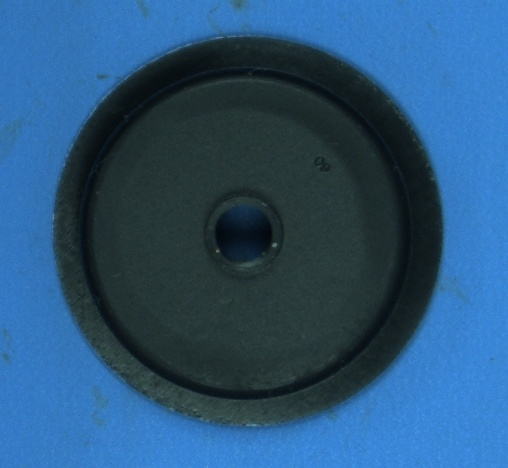
#> input picture OK/Fig_OK_01.jpg, 508 x 468 px; its folder holds only this picture in this run
$ python Leitura_Pastas.py
#> lines starting #> are read from the running program, lines starting #| are printed output that depends on the picture; after the words box and inside, x2 and y2 are one past the last pixel; in counts of white or black regions, pixels touching at a corner belong together; long printed decimals are rounded
### fillHoles.py

#------------------------------------------------------------------------------
# Load Dependencies
#------------------------------------------------------------------------------
import cv2
import numpy as np

#------------------------------------------------------------------------------
# Function selectBlob()
#------------------------------------------------------------------------------
def fillHoles(img_thr):

    """
    Prenche furos internos em blobs, que deve ser branco (intensidade=255)

    Keyword arguments:
    img_thr -- nparray uint8 da imagem de entrada (imagem binarizada)

    Returns:
    img_out -- npaarray (uint8) da imagem apos preenchimento dos furos

    """

    img_floodfill = img_thr.copy()
    h, w = img_thr.shape[:2]
    mask = np.zeros((h+2, w+2), np.uint8)
    cv2.floodFill(img_floodfill, mask, (0,0), 255)
    img_floodfill_inv = cv2.bitwise_not(img_floodfill)
    img_out = img_thr | img_floodfill_inv

    return img_out
#------------------------------------------------------------------------------

### Leitura_Pastas.py
import cv2
import os

import numpy as np
import matplotlib.pyplot as plt

import pandas as pd # para desenhar/plotar as tabelas informando os status das peças em cada teste

from filtros_extras import *
from fillHoles import fillHoles

#importar imagens de todas as pastas
#rodar todos os testes com todas as imagens
#ordem dos testes: Borda, Superfície, Diâmetro e Status, Relação A/B (raios de elipse) e Status
#imprimir os resultados dos testes em uma planilha gerada pelo pandas (excel?)

#Parte 1: Importando e lendo todos os arquivos em uma pasta:

path = "OK"
#path = "NOK_borda"

dir_list = os.listdir(path)

#tamanho da esteira em mm (usado para obter a conversão px para mm e assim calcular o diâmetro da peça)
#o tamanho da esteira foi fornecido pelo Dinho no arquivo de rubricas disponível no BB
#nas imagens a largura da esteira é de 65mm
#nos vídeos a largura da esteira é de 75.6mm
largura_da_esteira = 65 # mm

#Criando um dataframe para registrar e imprimir os resultados dos testes (e possivelmente exportar isso para uma planilha do Excel)
df = pd.DataFrame()

Nome_arquivo     = []
Convexidade_valor= []
Teste_borda      = []
Teste_superficie = []
Diametro_Peca    = []
Status_Diametro  = []
Relacao_AB       = []
Status_Raio_AB   = []


f = plt.figure(figsize=(10,5))
for i in range(0,len(dir_list)):
    #encontrar uma maneira mais bonita de fazer a soma das strings abaixo
    contours = []
    img_in = cv2.imread(path + "/" + str(dir_list[i]), cv2.IMREAD_COLOR)
#> img_in is the input picture: shape (468, 508, 3); mean B, G, R 121.4, 84.7, 42.5
    if img_in is None:
        print("File not found. Bye!")
        exit(0)

    #Separando os canais de cor da imagem original
    [B,G,R] = cv2.split(img_in)
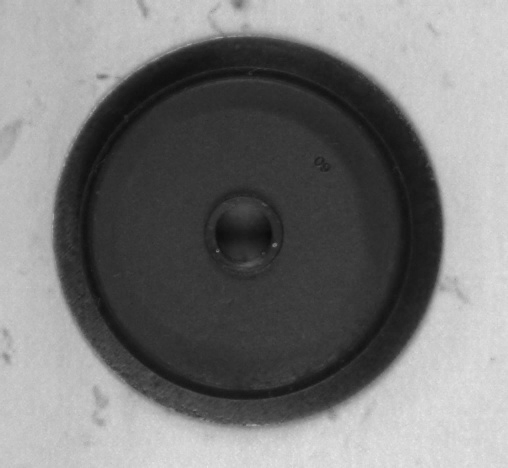
#> B: shape (468, 508); min 12, max 232, mean 121.4
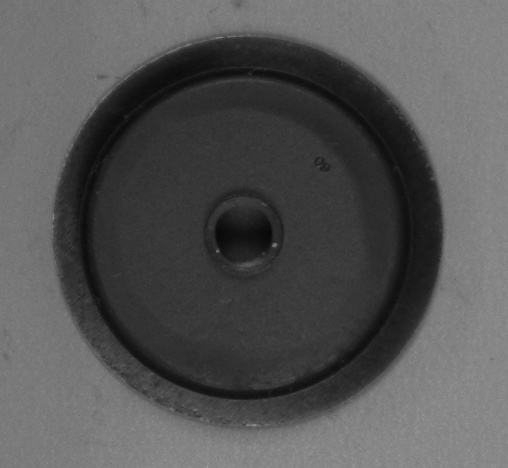
#> G: shape (468, 508); min 8, max 156, mean 84.7
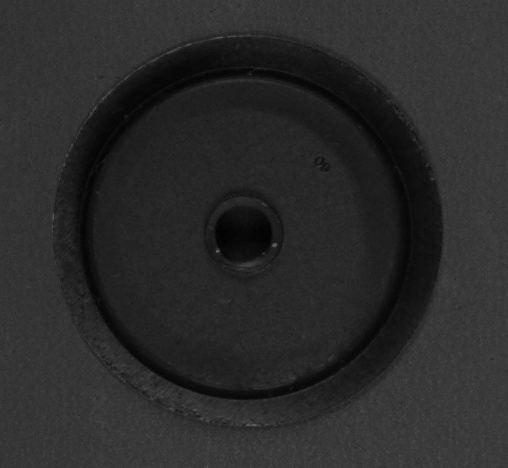
#> R: shape (468, 508); min 2, max 113, mean 42.5
    (height,width) = B.shape
#> height = 468; width = 508

    #testes de filtro para melhorar output
    #B = CorrecaoGamma(B,1)
    #B = cv2.bilateralFilter(B,4,130,75)

    #O filtro de grayscale especial está apresentando erros, provavelmente um overshoot do range (0,255), verificar se há astype("int32")
    #img_in = grayscale_especial(img_in,const_red=0.00,const_green=1.00,const_blue=0.00)

    Nome_arquivo.append(str(dir_list[i]))

    #plotar a imagem em um gráfico
    #ax = f.add_subplot (3,5,i+1)
    #plt.imshow(B, cmap='gray')
    ##### Parte 1 resultados: Funcionando OK até aqui

    ##### Parte 2: Rodar um dos testes com a imagem (teste escolhido: Contorno externo)
    returns,thresh=cv2.threshold(B,70,255,cv2.THRESH_BINARY_INV)
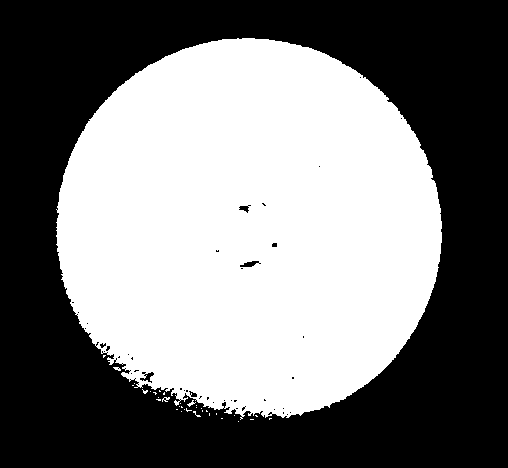
#> thresh: shape (468, 508); 48.2% white; 35 white regions (31 under 20 px), largest, box (x1, y1, x2, y2) and area: (56, 38, 442, 420) 114418, (187, 400, 196, 407) 23, (162, 397, 170, 402) 22, (113, 367, 121, 371) 20
    #thresh =  close (thresh)
    thresh = fillHoles(thresh)
#> in fillHoles, `cv2.floodFill(img_floodfill, mask, (0,0), 255)`:
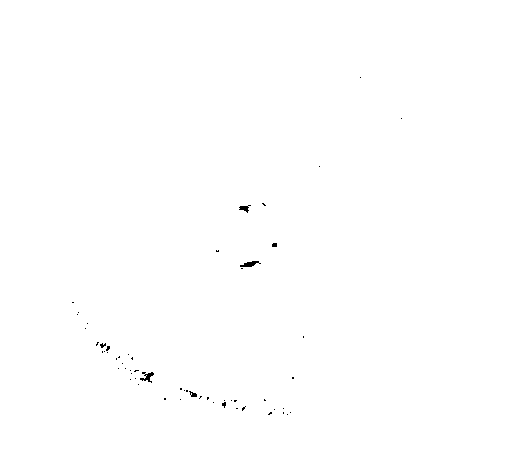
#> img_floodfill: shape (468, 508); 99.8% white; black in thin lines or dots, all inside (x1, y1, x2, y2) = (72, 77, 402, 415)
#> in fillHoles, `img_out = img_thr | img_floodfill_inv`:
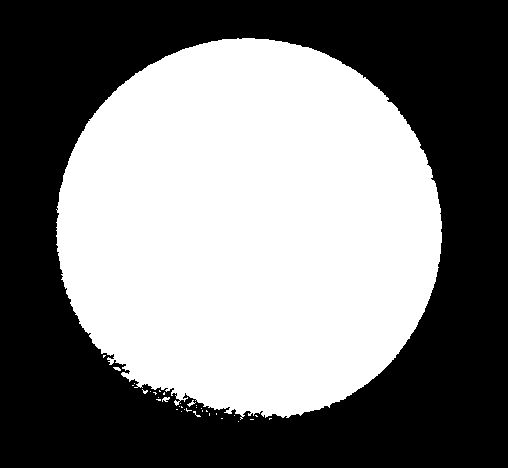
#> img_out: shape (468, 508); 48.4% white; 35 white regions (31 under 20 px)

    #usado para mostrar os contornos binarizados
    #ax = f.add_subplot (3,5,i+1)
    #plt.imshow(thresh, cmap='gray')

    #convexity is calculated by the ratio of blob area/blob's convex hull area
    # Get the convex hull of the contour
    contours,hierachy=cv2.findContours(thresh,cv2.RETR_TREE,cv2.CHAIN_APPROX_SIMPLE)
#> contours = 35 contours, 34 with area under 20; largest, box (x1, y1, x2, y2) and area: (56, 38, 442, 420) 114130
    img1_text = cv2.cvtColor(B,cv2.COLOR_GRAY2RGB)

    #print("numero_contornos", len(contours))

    perimetro_max = -1
    contorno_out = contours[0]
#> contorno_out = [[238, 421]]

    for j in range(len(contours)):
        #achar o perimetro perimetro_maximo para gerar esse contorno
        perimetro = cv2.arcLength(contours[j],True)
        if perimetro > perimetro_max:
            perimetro_max = perimetro
            contorno_out = contours[j]
#> this loop made 35 passes
#> (perimetro, perimetro_max, contorno_out) on passes 1 to 2: (0, 0, [[238, 421]]), (6, 6, [[250, 419], [253, 419]])
#> (perimetro, perimetro_max) on passes 9, 22, 24, 35: (21.07, 21.07), (24.38, 24.38), (26.14, 26.14), (1609, 1609)
#> after the loop, contorno_out = contour of 861 points, box (x1, y1, x2, y2) (56, 38, 442, 420), area 114130; perimetro_max = 1609

        #lista_perimetro.append(Perimetro)
        #Substituir por perimetro de contorno ao invés de comprimento da lista de contornos

    #if perimetro >= perimetro_max:
    cv2.drawContours(img1_text,contorno_out,-1,(0,0,255),4)
    hull = cv2.convexHull(contorno_out)
#> hull = contour of 77 points, box (x1, y1, x2, y2) (56, 38, 442, 420), area 116184
    cv2.drawContours(img1_text,hull,-1,(0,255,0),8)
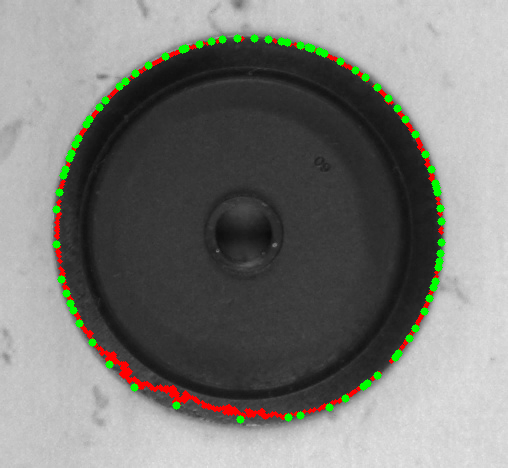
#> img1_text: shape (468, 508, 3); mean B, G, R 119.2, 123.1, 122.6

    area_contorno = cv2.contourArea(contorno_out)
#> area_contorno = 114130.5
    area_hull = cv2.contourArea(hull)
#> area_hull = 116184
    convexidade = area_contorno/area_hull
#> convexidade = 0.982

    if convexidade < 0.9812:
        Teste_borda.append("Reprovado")
    else:
        Teste_borda.append("Aprovado")

    print ("Perimetro",[i], perimetro_max)
#| Perimetro [0] 1608.972
    print ("Area_Contorno", [i], area_contorno)
#| Area_Contorno [0] 114130.5
    print ("Area_Hull", [i], area_hull)
#| Area_Hull [0] 116184.0
    print ("Convexidade",[i], convexidade ,"\n")
#| Convexidade [0] 0.9823
    Convexidade_valor.append(convexidade)

    # [10 lines of commented-out code are left out]

    ax = f.add_subplot (3,5,i+1)
    #plt.imshow(B, cmap='gray')
    #plt.imshow(thresh, cmap='gray')
    plt.imshow(img1_text, cmap='gray')

    #cv2.imshow('Convexity Detection', img1_text)
    #cv2.waitKey(0)
    #cv2.destroyAllWindows()

plt.show()

df["Nome do Arquivo"] = Nome_arquivo
df["Convexidade medida"] = Convexidade_valor
df["Teste de borda"] = Teste_borda
print(df)

#Parte 1(Funcionando Ok)

$ run again, on OK/Fig_OK_05.jpg
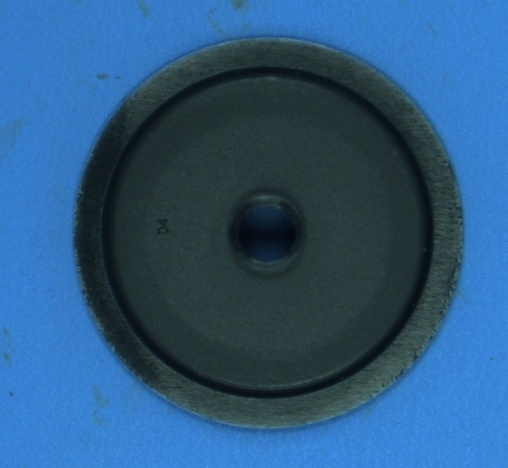
#> input picture OK/Fig_OK_05.jpg, 508 x 468 px
#> img_in is the input picture: shape (468, 508, 3); mean B, G, R 128.3, 89.1, 45.3
#> `returns,thresh=cv2.threshold(B,70,255,cv2.THRESH_BINARY_INV)`:
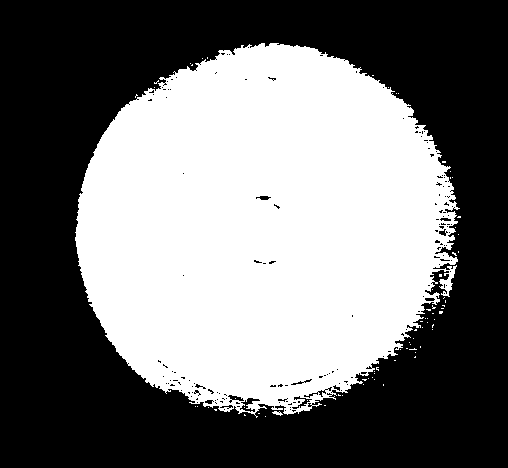
#> thresh: shape (468, 508); 45% white; 73 white regions (71 under 20 px), largest, box (x1, y1, x2, y2) and area: (75, 43, 460, 418) 106864, (272, 411, 283, 416) 29
#> img_floodfill: shape (468, 508); 99.5% white; black in thin lines or dots, all inside (x1, y1, x2, y2) = (128, 47, 455, 413)
#> img_out: shape (468, 508); 45.5% white; 70 white regions (68 under 20 px)
#> contours = 70 contours, 69 with area under 20; largest, box (x1, y1, x2, y2) and area: (75, 43, 460, 418) 106954
#> `contorno_out = contours[0]`: contorno_out = [[265, 416]]
#> the loop `for j in range(len(contours)):` made 70 passes
#> (perimetro, perimetro_max, contorno_out) on passes 1 to 2: (0, 0, [[265, 416]]), (3.41, 3.41, [[244, 414], [244, 415], [245, 415]])
#> after the loop `for j in range(len(contours)):`: contorno_out = contour of 1363 points, box (x1, y1, x2, y2) (75, 43, 460, 418), area 106954; perimetro_max = 2368.3
#> hull = contour of 56 points, box (x1, y1, x2, y2) (75, 43, 460, 418), area 111346
#> `cv2.drawContours(img1_text,hull,-1,(0,255,0),8)`:
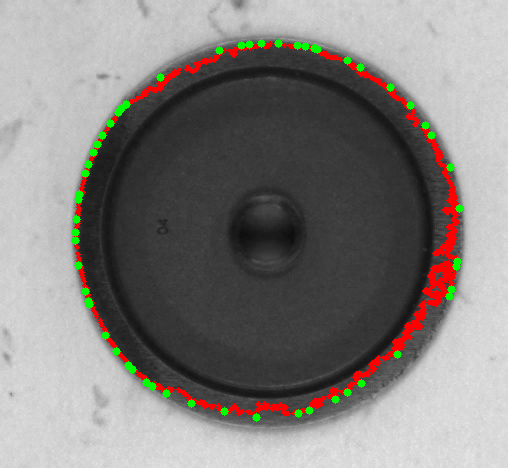
#> img1_text: shape (468, 508, 3); mean B, G, R 125.7, 128.6, 132
#> area_contorno = 106953.5
#> area_hull = 111345.5
#> convexidade = 0.961
#| Perimetro [0] 2368.324
#| Area_Contorno [0] 106953.5
#| Area_Hull [0] 111345.5
#| Convexidade [0] 0.9606

$ run again, on OK/Fig_OK_02.jpg
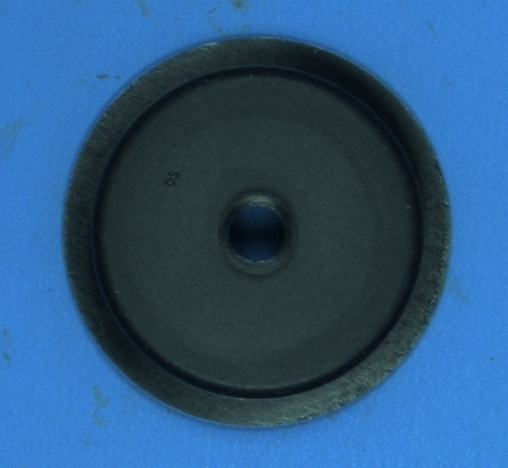
#> input picture OK/Fig_OK_02.jpg, 508 x 468 px
#> img_in is the input picture: shape (468, 508, 3); mean B, G, R 127.4, 87.6, 44.1
#> `returns,thresh=cv2.threshold(B,70,255,cv2.THRESH_BINARY_INV)`:
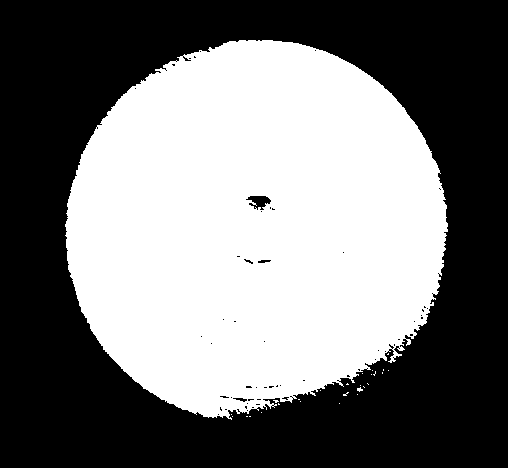
#> thresh: shape (468, 508); 46.8% white; 27 white regions (26 under 20 px), largest, box (x1, y1, x2, y2) and area: (65, 40, 448, 420) 111101
#> img_floodfill: shape (468, 508); 99.8% white; 69 black regions (66 under 20 px), largest, box (x1, y1, x2, y2) and area: (246, 196, 271, 210) 202, (233, 398, 247, 402) 30, (258, 260, 271, 263) 29
#> img_out: shape (468, 508); 47% white; 27 white regions (26 under 20 px)
#> contours = 27 contours, 26 with area under 20; largest, box (x1, y1, x2, y2) and area: (65, 40, 448, 420) 110830
#> `contorno_out = contours[0]`: contorno_out = [[249, 416], [250, 416]]
#> the loop `for j in range(len(contours)):` made 27 passes
#> (perimetro, perimetro_max, contorno_out) on passes 1, 7: (2, 2, [[249, 416], [250, 416]]), (3.41, 3.41, [[278, 403], [278, 404], [279, 404]])
#> after the loop `for j in range(len(contours)):`: contorno_out = contour of 987 points, box (x1, y1, x2, y2) (65, 40, 448, 420), area 110830; perimetro_max = 1775.5
#> hull = contour of 71 points, box (x1, y1, x2, y2) (65, 40, 448, 420), area 113122
#> `cv2.drawContours(img1_text,hull,-1,(0,255,0),8)`:
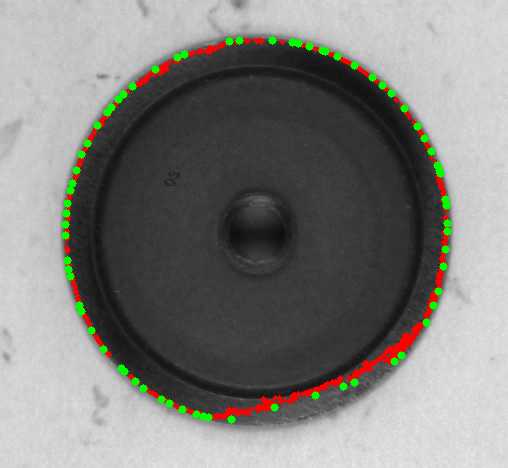
#> img1_text: shape (468, 508, 3); mean B, G, R 125.1, 128.7, 129.2
#> area_contorno = 110830
#> area_hull = 113122.5
#> convexidade = 0.98
#| Perimetro [0] 1775.523
#| Area_Contorno [0] 110830.0
#| Area_Hull [0] 113122.5
#| Convexidade [0] 0.9797
